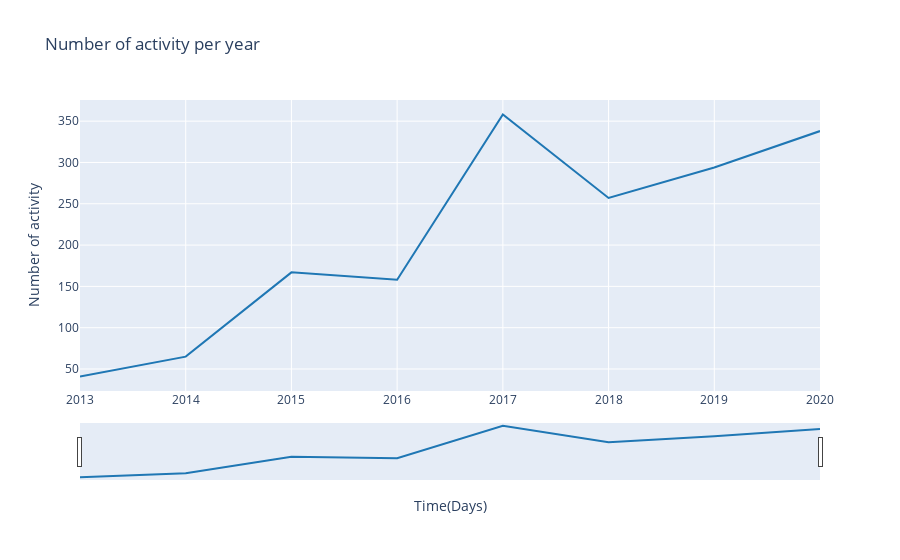

Notebook cell for this chart:
### Markdown cell above
convert data to be able to create a radar plot

### Code cell
df =  data_strava.groupby("year").sum()
df.reset_index(inplace=True)

fig = go.Figure([
    go.Scatter(
        name='activity_count',
        x=df['year'],
        y=df['activity_count'],
        mode='lines',
        line=dict(color='rgb(31, 119, 180)'),
    )
])
fig.update_layout(
    yaxis_title='Number of activity',
    title='Number of activity per year',
    xaxis_title = 'Time(Days)',
    hovermode="x"
)

fig.update_xaxes(rangeslider_visible=True)

fig.show()

### Figure 1 — Plotly figure (JSON) as saved in the notebook; plotly's stock layout.template omitted (floating-point values rounded to 4 significant figures)
{"data": [{"line": {"color": "rgb(31, 119, 180)"}, "mode": "lines", "name": "activity_count", "type": "scatter", "x": [" 2013", " 2014", " 2015", " 2016", " 2017", " 2018", " 2019", " 2020"], "y": [41, 65, 167, 158, 358, 257, 294, 338]}], "layout": {"hovermode": "x", "title": {"text": "Number of activity per year"}, "xaxis": {"rangeslider": {"visible": true}, "title": {"text": "Time(Days)"}}, "yaxis": {"title": {"text": "Number of activity"}}}}
